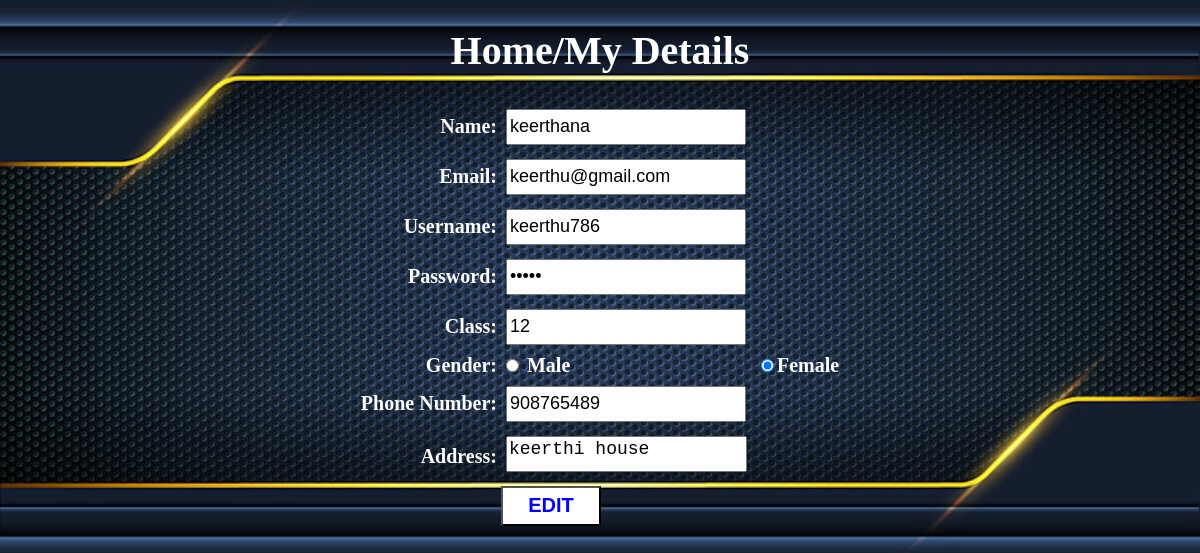
Screenshot of /studprofile (signed in) with the database file from the repository.
### school_app/models.py (models this page shows)
class Student(models.Model):
    Name=models.CharField(max_length=20)
    Email=models.EmailField(max_length=20)
    GENDER_CHOICES= (
        ('M', 'Male'),
        ('F', 'Female'),
        )
    Gender = models.CharField(max_length=1, choices=GENDER_CHOICES)
    Address=models.CharField(max_length=50)
    Phone_no=models.CharField(max_length=12)
    user_type=models.CharField(max_length=10)
    value=models.IntegerField(max_length=1)
    Username=models.CharField(max_length=12,default='student')
    Password=models.CharField(max_length=8,default=788904)
    cls=models.CharField(max_length=5,default=0)

### school_app/views.py (the view)
# urls.py: path('studprofile',views.studprofile,name='studprofile'),
def studprofile(request):
    a=request.session['stud_id']
    stu=Student.objects.filter(id=a)
    return render(request,'studentprofile.html',{'a1':stu})

### school_app/templates/studentprofile.html (shortened to what this page needs)
<!DOCTYPE html>
<html lang="en">
<head>
</head>
<body>
    <h1 style="text-align: center;"><a href="studhome" style="color: white;text-decoration: none;">Home</a>/My Details</h1>
    <form action="/editstudprofile" method="POST">
        {% for i in a1 %}
        <table>
            <tr>
                <td class="column">
                    <label for="">Name:</label>
                </td>
                <td>
                    <input type="text" value="{{i.Name}}" readonly id="in"><br>
                </td>
            </tr>
            <tr>
                <td class="column">
                    <label for="">Email:</label>
                </td>
                <td>
                    <input type="email" value="{{i.Email}}" readonly id="in"><br>
                </td>
            </tr>
            <tr>
                <td class="column">
                    <label for="">Username:</label>
                </td>
                <td>
                    <input type="text" value="{{i.Username}}" readonly id="in"><br>
                </td>
            </tr>
            <tr>
                <td class="column">
                    <label for="">Password:</label>
                </td>
                <td>
                    <input type="password" value="{{i.Password}}" readonly id="in"><br>
                </td>
            </tr>
            <tr>
                <td class="column">
                    <label for="">Class:</label>
                </td>
                <td>
                    <input type="text" value="{{i.cls}}" readonly id="in"><br>
                </td>
            </tr>
            <tr>
                <td class="column">
                    <label for="">Gender:</label>
                </td>
                <td>
                    <input type="radio" value="Male" {% if i.Gender == 'Male' %} checked {% endif %} readonly> Male
                </td>
                <td>
                    <input type="radio" value="Female" {% if i.Gender == 'Female' %} checked {% endif %} readonly>Female
                </td>
            </tr>
            <tr>
                <td class="column">
                    <label for="">Phone Number:</label><br>
                </td>
                <td>
                    <input type="tel" value="{{i.Phone_no}}" readonly id="in"><br>
                </td>
            </tr>
            <tr>
                <td class="column">
                    <label for="">Address:</label>
                </td>
                <td>
                    <textarea id="in" cols="20" rows="10" style="resize: none;" readonly>{{i.Address}}</textarea><br>
                </td>
            </tr>
            <tr>
                <td></td>
                <td>
                    <input type="submit" value="EDIT" class="button">
                </td>
            </tr>
        </table>
        {% endfor %}
    </form>
</body>
</html>

### school_app/templates/studentprofile.html (style rules this page uses)
form { display: flex; justify-content: center; }
#in { height: 30px; margin: 5px; font-size: 18px; }
body { font-size: 20px; background-image: url('static/images/pngtree-blue.jpg'); background-size: cover; color: white; font-weight: bold; }
.button { width: 100px; height: 40px; font-size: 20px; color: blue; background-color: white; font-weight: bold; }
.column { text-align: right; }

### rows the page displays
Student: Name "keerthana", Email "keerthu@gmail.com", Username "keerthu786", cls "12", Gender "☑", Phone_no "908765489", Address "keerthi house"
